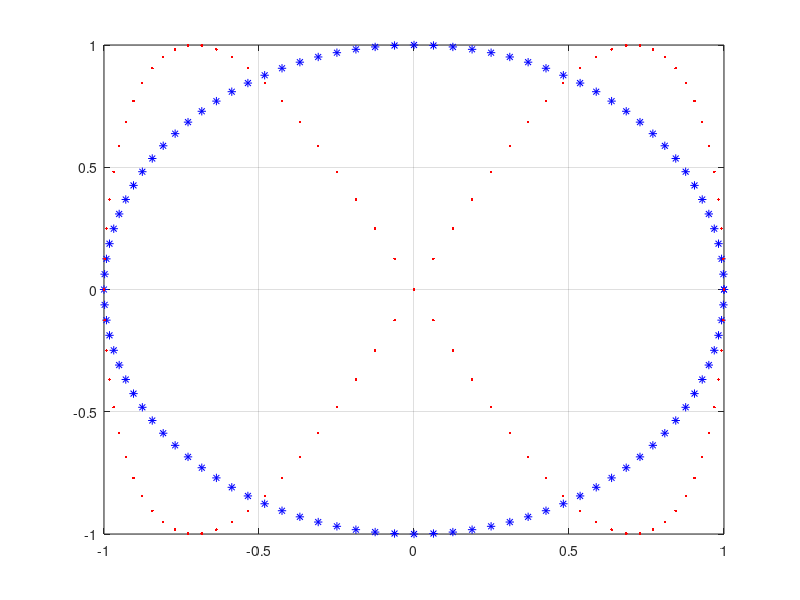

Write MATLAB code to recreate this figure.
function output = draw()
%draw - Description
%
% Syntax: output = draw()
%
% Long description
    t = 0:pi/50:2*pi;
    plot(cos(t),sin(t),'b*'),grid on,
    hold on,
    plot(sin(t),sin(2*t),'r.')
end